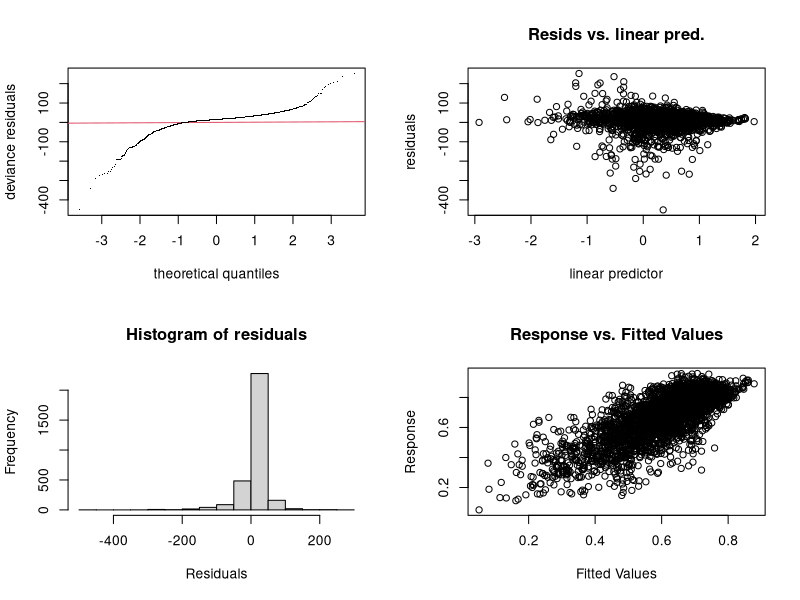
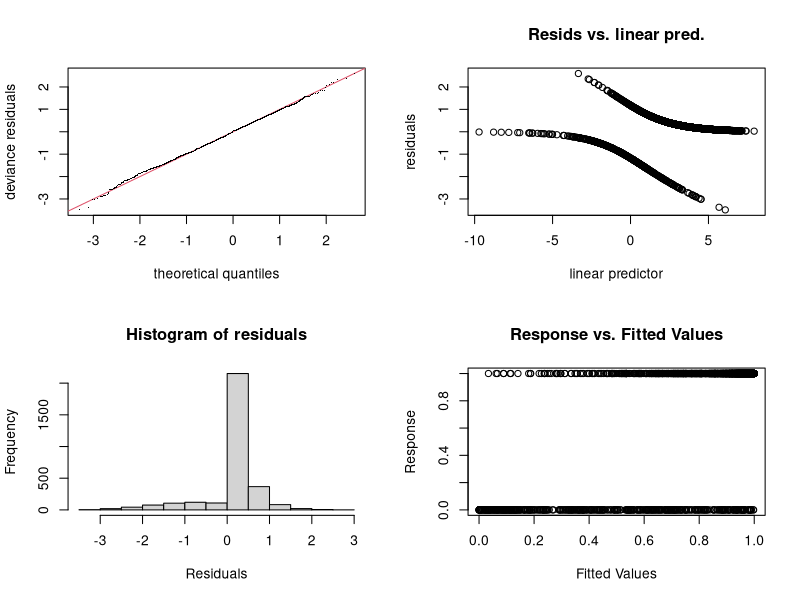
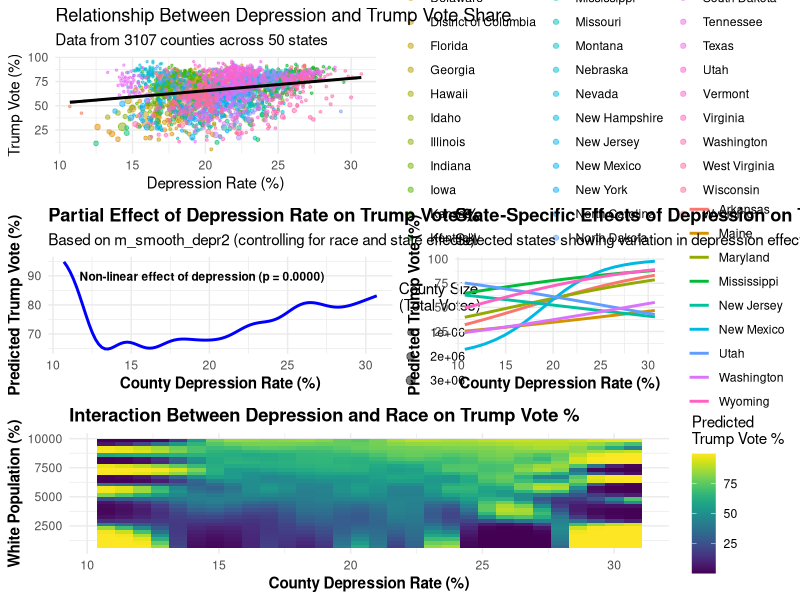
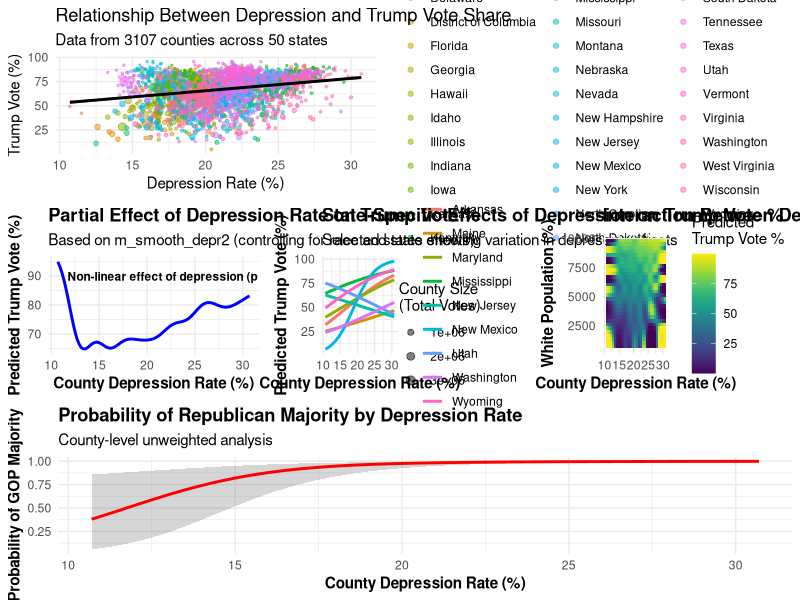
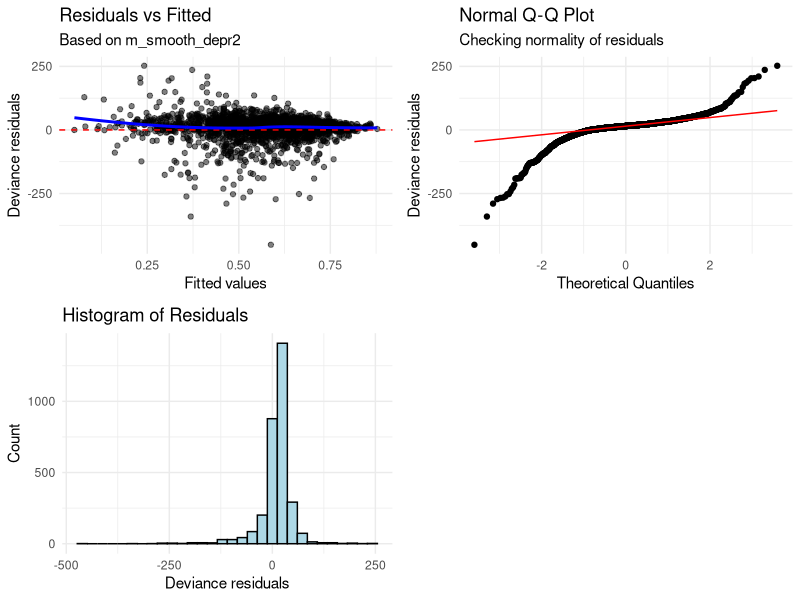
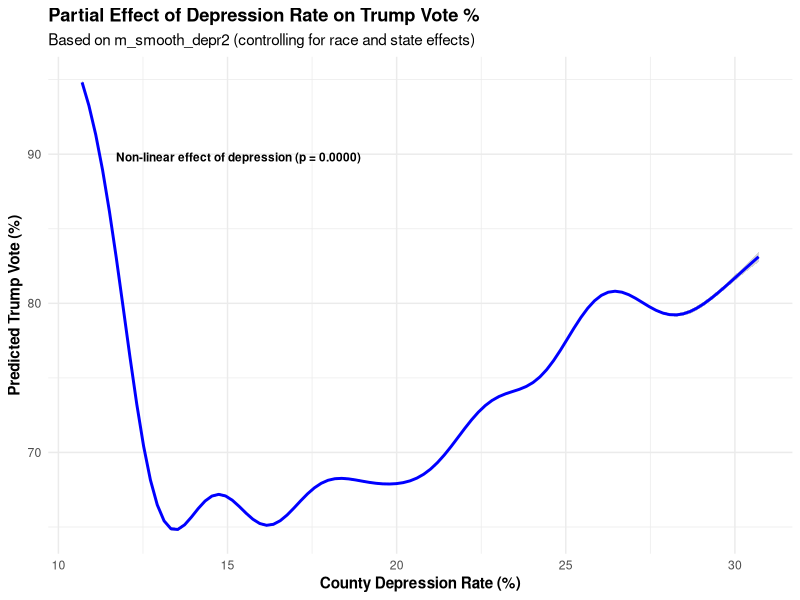
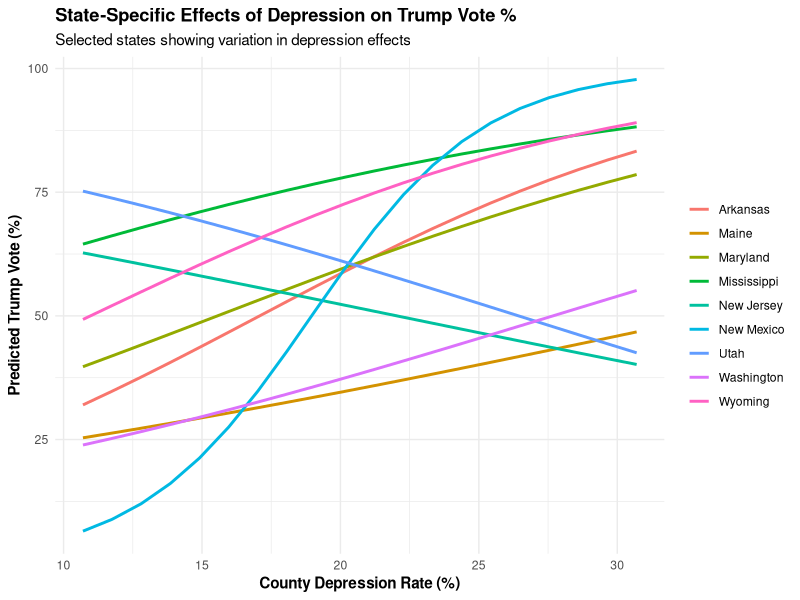
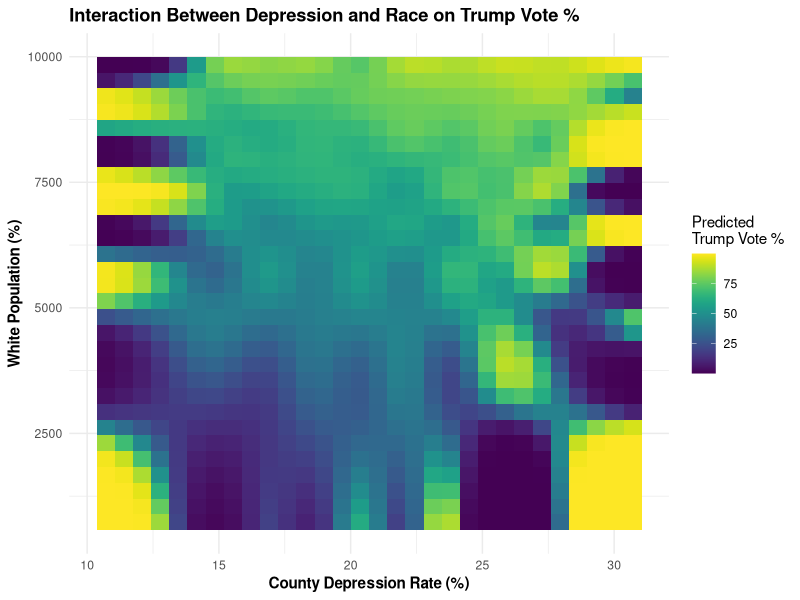

Write the R code that produced these figures, in order.
#!/usr/bin/env Rscript

# --- Set CRAN mirror & install required packages if missing ---
options(repos="https://cloud.r-project.org")
required_packages <- c("mgcv", "readr", "ggplot2", "sf", "viridis", "gridExtra", "knitr", "rmarkdown")
for (pkg in required_packages) {
  if (!requireNamespace(pkg, quietly=TRUE)) install.packages(pkg)
}

# Load packages
library(mgcv)
library(readr)
library(ggplot2)
library(sf)
library(viridis)
library(gridExtra)

# --- 1. Read and prepare data ---
# Make sure the file path is correct
uv <- read_csv("US Votes Data.csv", show_col_types=FALSE)

# Make proportions
uv$per_gop_prop <- uv$per_gop / 100
uv$depr_prop <- uv$Crude.Prevalence.Estimate / 100
uv$white_prop <- uv$race

# Create binary response (majority Republican vote)
uv$rep_majority <- ifelse(uv$per_gop > 50, 1, 0)

# Calculate GOP votes from percentage and total votes
uv$GOP_votes <- round(uv$per_gop_prop * uv$total_votes)
uv$DEM_votes <- uv$total_votes - uv$GOP_votes

# Ensure states are a factor
uv$STNAME <- as.factor(uv$STNAME)

# Standardize continuous predictors for effect size comparison
uv$depr_prop_std <- scale(uv$depr_prop)
uv$white_prop_std <- scale(uv$white_prop)

# Check for additional covariates
potential_covariates <- c("median_income", "college_education", "unemployment", "rural_percentage")
available_covariates <- potential_covariates[potential_covariates %in% names(uv)]

if(length(available_covariates) > 0) {
  # Standardize available covariates
  for(cov in available_covariates) {
    uv[[paste0(cov, "_std")]] <- scale(uv[[cov]])
  }
}

# --- 2. Fit models ---
# Base model with proper binomial likelihood on counts
# Add available covariates if they exist
if(length(available_covariates) > 0) {
  covariates_formula <- paste(paste0(available_covariates, "_std"), collapse=" + ")
  base_formula <- as.formula(paste("cbind(GOP_votes, DEM_votes) ~ depr_prop_std + white_prop_std +", 
                                   covariates_formula, "+ s(STNAME, bs='re')"))
} else {
  base_formula <- cbind(GOP_votes, DEM_votes) ~ depr_prop_std + white_prop_std + s(STNAME, bs="re")
}

m_base2 <- bam(
  base_formula,
  data = uv,
  family = binomial(link="logit"),
  discrete = TRUE
)

# Fixed effects model without random effects (for comparison)
if(length(available_covariates) > 0) {
  fixed_formula <- as.formula(paste("cbind(GOP_votes, DEM_votes) ~ depr_prop_std + white_prop_std +", 
                                   covariates_formula))
} else {
  fixed_formula <- cbind(GOP_votes, DEM_votes) ~ depr_prop_std + white_prop_std
}

m_fixed2 <- bam(
  fixed_formula,
  data = uv,
  family = binomial(link="logit")
  # No need for discrete=TRUE when no smooths
)

# Check model for adequate k in smooth terms
# Start with a higher k value for depression effect
m_smooth_depr2 <- bam(
  cbind(GOP_votes, DEM_votes) ~ s(depr_prop_std, k=15) + white_prop_std + s(STNAME, bs="re"),
  data = uv,
  family = binomial(link="logit"),
  discrete = TRUE
)

# Check if k=15 is adequate
gam_check_smooth <- gam.check(m_smooth_depr2)
# If k still needs adjustment, we'll check the output later

# Random slopes model with proper binomial likelihood
m_rand_slope2 <- bam(
  cbind(GOP_votes, DEM_votes) ~ white_prop_std + 
    s(STNAME, bs="re") +                      # Random intercept
    s(STNAME, by=depr_prop_std, bs="re"),     # Random slope
  data = uv,
  family = binomial(link="logit"),
  discrete = TRUE
)

# Binary outcome model (GOP majority) without weights
m_binary2 <- bam(
  rep_majority ~ s(depr_prop_std, k=15) + white_prop_std + s(STNAME, bs="re"),
  data = uv,
  family = binomial(link="logit"),
  # Removed weights to maintain proper county-level interpretation
  discrete = TRUE
)

# Check if k=15 is adequate for binary model
gam_check_binary <- gam.check(m_binary2)

# Advanced interaction model with proper main effects + interaction
m_interaction2 <- bam(
  cbind(GOP_votes, DEM_votes) ~ depr_prop_std + white_prop_std + 
    ti(depr_prop_std, white_prop_std, k=10) + s(STNAME, bs="re"),
  data = uv,
  family = binomial(link="logit"),
  discrete = TRUE
)

# Optional: Spatial smoother if coordinates are available
if(all(c("longitude", "latitude") %in% names(uv))) {
  m_spatial <- bam(
    cbind(GOP_votes, DEM_votes) ~ depr_prop_std + white_prop_std + 
      s(longitude, latitude, bs="gp", k=100) + s(STNAME, bs="re"),
    data = uv,
    family = binomial(link="logit"),
    discrete = TRUE
  )
}

# --- 3. Check concurvity for multiple smooths ---
concurvity_check <- concurvity(m_smooth_depr2, full=TRUE)

# --- 4. Check for overdispersion ---
# Calculate residual deviance / residual df ratio
overdispersion_check <- sum(residuals(m_base2, type="deviance")^2) / m_base2$df.residual
cat("Overdispersion check (should be close to 1):", overdispersion_check, "\n")

# If overdispersion detected, consider switching to quasibinomial
use_quasi <- FALSE
if(overdispersion_check > 1.5) {
  m_base2_quasi <- update(m_base2, family=quasibinomial())
  cat("Overdispersion detected, quasi-likelihood model fitted\n")
  use_quasi <- TRUE
}

# --- 5. Inspect models ---
summary_base <- summary(m_base2)
summary_fixed <- summary(m_fixed2)
summary_smooth <- summary(m_smooth_depr2)
summary_slope <- summary(m_rand_slope2)
summary_binary <- summary(m_binary2)
summary_interaction <- summary(m_interaction2)

# Compare models - only use AIC if not using quasi models
if(!use_quasi) {
  aic_comparison <- AIC(m_fixed2, m_base2, m_smooth_depr2, m_rand_slope2, m_interaction2)
  BIC_comparison <- BIC(m_fixed2, m_base2, m_smooth_depr2, m_rand_slope2, m_interaction2)
  
  # Identify best model based on AIC
  best_model_name <- names(which.min(aic_comparison))
  best_model <- get(best_model_name)
} else {
  # If using quasi models, cannot use AIC/BIC
  cat("Using quasi-likelihood models due to overdispersion. AIC/BIC not applicable.\n")
  # Choose smooth depression model as best for visualization
  best_model_name <- "m_smooth_depr2"
  best_model <- m_smooth_depr2
  
  # Create placeholders for model comparison
  aic_comparison <- "Not applicable with quasi-likelihood models"
  BIC_comparison <- "Not applicable with quasi-likelihood models"
}

# --- 6. Extract random slopes for state selection ---
# Initialize slope_data to ensure it always exists
slope_data <- data.frame(state=character(), effect=numeric(), stringsAsFactors=FALSE)

# Extract the random slope coefficients properly from GAM model
rand_slopes <- NULL
tryCatch({
  # Extract the random slope coefficients
  idx <- grep("STNAME:depr_prop_std", names(coef(m_rand_slope2)))
  if(length(idx) > 0) {
    slope_data <- data.frame(
      state = gsub("s\\(STNAME\\):depr_prop_std\\.(.*)", "\\1", names(coef(m_rand_slope2))[idx]),
      effect = coef(m_rand_slope2)[idx],
      stringsAsFactors = FALSE
    )
    
    # Sort states by the strength of depression effect
    slope_data <- slope_data[order(slope_data$effect, decreasing=TRUE),]
    
    # Select states based on effect pattern
    num_states <- nrow(slope_data)
    meaningful_states <- c(
      slope_data$state[1:min(3, num_states)],  # Top 3 (or fewer) positive effects
      slope_data$state[floor(num_states/2) + c(-1,0,1)],  # Middle 3 states (if enough states)
      slope_data$state[max(1, num_states-2):num_states]  # Bottom 3 (or fewer) negative effects
    )
    # Remove duplicates
    meaningful_states <- unique(meaningful_states)
  } else {
    # Fallback to random selection if no coefficients found
    meaningful_states <- sample(levels(uv$STNAME), min(9, length(levels(uv$STNAME))))
  }
}, error = function(e) {
  cat("Error extracting random slopes:", e$message, "\n")
  # Fallback to random selection
  meaningful_states <- sample(levels(uv$STNAME), min(9, length(levels(uv$STNAME))))
})

# If random slopes couldn't be extracted, use a simple approach
if(is.null(rand_slopes) && !exists("meaningful_states")) {
  # Create a simple linear model for each state and extract slopes
  for(state in levels(uv$STNAME)) {
    subset_data <- subset(uv, STNAME == state)
    if(nrow(subset_data) > 5) {  # Only fit if enough data
      tryCatch({
        m_temp <- lm(per_gop_prop ~ depr_prop, data=subset_data, weights=total_votes)
        new_row <- data.frame(state=state, effect=coef(m_temp)["depr_prop"], stringsAsFactors=FALSE)
        slope_data <- rbind(slope_data, new_row)
      }, error=function(e) {
        # Skip if error
      })
    }
  }
  
  if(nrow(slope_data) > 0) {
    slope_data <- slope_data[order(slope_data$effect, decreasing=TRUE),]
    num_states <- nrow(slope_data)
    meaningful_states <- c(
      slope_data$state[1:min(3, num_states)],  # Top 3 (or fewer) positive effects
      slope_data$state[floor(num_states/2) + c(-1,0,1)],  # Middle 3 states (if enough states)
      slope_data$state[max(1, num_states-2):num_states]  # Bottom 3 (or fewer) negative effects
    )
    meaningful_states <- unique(meaningful_states)
  } else {
    # Last resort: just pick some states randomly
    meaningful_states <- sample(levels(uv$STNAME), min(9, length(levels(uv$STNAME))))
  }
}

cat("Selected states for slope visualization:", paste(meaningful_states, collapse=", "), "\n")

# --- 7. Generate plots for depression effect (using best model) ---
# Create sequence for prediction
newd <- data.frame(
  depr_prop_std = seq(min(uv$depr_prop_std), max(uv$depr_prop_std), length=100),
  white_prop_std = 0,  # Mean of standardized variable is 0
  STNAME = levels(uv$STNAME)[1] # Reference state
)

# Add original scale for plotting
depr_mean <- mean(uv$depr_prop)
depr_sd <- sd(uv$depr_prop)
newd$depr_prop <- newd$depr_prop_std * depr_sd + depr_mean

# Generate predictions from best model
pr <- predict(best_model, newdata=newd, type="link", se.fit=TRUE)
newd$fit <- plogis(pr$fit) 
newd$upper95 <- plogis(pr$fit + 1.96*pr$se.fit)
newd$lower95 <- plogis(pr$fit - 1.96*pr$se.fit)

# Extract effect size and p-value for annotation
if (best_model_name %in% c("m_base2", "m_fixed2")) {
  # For models with linear depression effect
  effect_size <- coef(best_model)["depr_prop_std"] 
  effect_se <- summary(best_model)$p.table["depr_prop_std", "Std. Error"]
  ci_lower <- effect_size - 1.96 * effect_se
  ci_upper <- effect_size + 1.96 * effect_se
  
  # Convert to percentage points for interpretation
  effect_size_pp <- round(effect_size * 100, 2)
  ci_lower_pp <- round(ci_lower * 100, 2)
  ci_upper_pp <- round(ci_upper * 100, 2)
  
  effect_annotation <- sprintf("Effect: %.2f pp per SD in depression (95%% CI: %.2f to %.2f)", 
                               effect_size_pp, ci_lower_pp, ci_upper_pp)
  
  # Calculate odds ratio and CI for reporting
  or <- exp(effect_size)
  or_lower <- exp(ci_lower)
  or_upper <- exp(ci_upper)
  
  or_summary <- sprintf("Odds Ratio: %.3f (95%% CI: %.3f to %.3f)", 
                        or, or_lower, or_upper)
  
  cat("Depression Effect Summary:\n")
  cat(effect_annotation, "\n")
  cat(or_summary, "\n")
} else {
  # For models with smooth depression effect
  smooth_p <- summary(best_model)$s.table["s(depr_prop_std)", "p-value"]
  effect_annotation <- sprintf("Non-linear effect of depression (p = %.4f)", smooth_p)
}

# Convert back to percentages for plotting
newd$fit_pct <- newd$fit * 100
newd$upper95_pct <- newd$upper95 * 100
newd$lower95_pct <- newd$lower95 * 100
newd$depr_pct <- newd$depr_prop * 100

# Create improved ggplot version with annotation
p_effect <- ggplot(newd, aes(x=depr_pct, y=fit_pct)) +
  geom_ribbon(aes(ymin=lower95_pct, ymax=upper95_pct), alpha=0.2) +
  geom_line(size=1, color="blue") +
  annotate("text", x = min(newd$depr_pct) + 1, y = max(newd$fit_pct) - 5, 
           label = effect_annotation, hjust = 0, size = 3, fontface = "bold") +
  labs(
    title="Partial Effect of Depression Rate on Trump Vote %",
    subtitle=paste("Based on", best_model_name, "(controlling for race and state effects)"),
    x="County Depression Rate (%)",
    y="Predicted Trump Vote (%)"
  ) +
  theme_minimal() +
  theme(
    plot.title = element_text(face="bold"),
    axis.title = element_text(face="bold")
  )

# --- 8. Create state-specific effects plot using selected states ---
# Generate predictions for these specific states
states_effects <- data.frame()

for (state in meaningful_states) {
  newd_state <- data.frame(
    depr_prop_std = seq(min(uv$depr_prop_std), max(uv$depr_prop_std), length=20),
    white_prop_std = 0,
    STNAME = state
  )
  
  # Add back original scale for plotting
  newd_state$depr_prop <- newd_state$depr_prop_std * depr_sd + depr_mean
  newd_state$depr_pct <- newd_state$depr_prop * 100
  
  pr_state <- predict(m_rand_slope2, newdata=newd_state, type="link", se.fit=TRUE)
  newd_state$fit <- plogis(pr_state$fit) * 100
  newd_state$state <- state
  
  states_effects <- rbind(states_effects, newd_state)
}

# Create state effects plot with more meaningful state selection
p_slopes <- ggplot(states_effects, aes(x=depr_pct, y=fit, color=state, group=state)) +
  geom_line(size=1) +
  labs(
    title="State-Specific Effects of Depression on Trump Vote %",
    subtitle="Selected states showing variation in depression effects",
    x="County Depression Rate (%)",
    y="Predicted Trump Vote (%)"
  ) +
  theme_minimal() +
  theme(
    plot.title = element_text(face="bold"),
    axis.title = element_text(face="bold"),
    legend.title = element_blank(),
    legend.position = "right"
  )

# --- 9. Create advanced interaction effect plot ---
# Generate grid for interaction visualization
grid_size <- 30
interaction_grid <- expand.grid(
  depr_prop_std = seq(min(uv$depr_prop_std), max(uv$depr_prop_std), length=grid_size),
  white_prop_std = seq(min(uv$white_prop_std), max(uv$white_prop_std), length=grid_size),
  STNAME = levels(uv$STNAME)[1]
)

# Convert back to original scale for plotting
interaction_grid$depr_prop <- interaction_grid$depr_prop_std * depr_sd + depr_mean
interaction_grid$depr_pct <- interaction_grid$depr_prop * 100

white_mean <- mean(uv$white_prop)
white_sd <- sd(uv$white_prop)
interaction_grid$white_prop <- interaction_grid$white_prop_std * white_sd + white_mean
interaction_grid$white_pct <- interaction_grid$white_prop * 100

# Get predictions
interaction_pred <- predict(m_interaction2, newdata=interaction_grid, type="response")
interaction_grid$fit <- interaction_pred * 100

# Create heatmap for smooth interaction
p_interaction <- ggplot(interaction_grid, aes(x=depr_pct, y=white_pct, fill=fit)) +
  geom_tile() +
  scale_fill_viridis(name="Predicted\nTrump Vote %") +
  labs(
    title="Interaction Between Depression and Race on Trump Vote %",
    x="County Depression Rate (%)",
    y="White Population (%)"
  ) +
  theme_minimal() +
  theme(
    plot.title = element_text(face="bold"),
    axis.title = element_text(face="bold")
  )

# --- 10. Create binary outcome plot ---
# Generate predictions for binary model
newd_binary <- data.frame(
  depr_prop_std = seq(min(uv$depr_prop_std), max(uv$depr_prop_std), length=100),
  white_prop_std = 0,
  STNAME = levels(uv$STNAME)[1]
)

# Add back original scale for plotting
newd_binary$depr_prop <- newd_binary$depr_prop_std * depr_sd + depr_mean
newd_binary$depr_pct <- newd_binary$depr_prop * 100

pr_binary <- predict(m_binary2, newdata=newd_binary, type="link", se.fit=TRUE)
newd_binary$fit <- plogis(pr_binary$fit)
newd_binary$upper95 <- plogis(pr_binary$fit + 1.96*pr_binary$se.fit)
newd_binary$lower95 <- plogis(pr_binary$fit - 1.96*pr_binary$se.fit)

p_binary <- ggplot(newd_binary, aes(x=depr_pct, y=fit)) +
  geom_ribbon(aes(ymin=lower95, ymax=upper95), alpha=0.2) +
  geom_line(size=1, color="red") +
  labs(
    title="Probability of Republican Majority by Depression Rate",
    subtitle="County-level unweighted analysis",
    x="County Depression Rate (%)",
    y="Probability of GOP Majority"
  ) +
  theme_minimal() +
  theme(
    plot.title = element_text(face="bold"),
    axis.title = element_text(face="bold")
  )

# --- 11. Create central figure (improved visualization) ---
# Create a scatterplot of raw data
p_scatter <- ggplot(uv, aes(x=depr_prop*100, y=per_gop_prop*100, size=total_votes)) +
  geom_point(alpha=0.5, aes(color=STNAME)) +
  geom_smooth(method="lm", se=TRUE, color="black", size=1) +
  scale_size_continuous(range=c(0.5, 3), name="County Size\n(Total Votes)") +
  labs(
    title="Relationship Between Depression and Trump Vote Share",
    subtitle=paste("Data from", nrow(uv), "counties across", length(levels(uv$STNAME)), "states"),
    x="Depression Rate (%)",
    y="Trump Vote (%)",
    color="State"
  ) +
  theme_minimal() +
  theme(legend.position="right")

# Combine with effect plots for central figure (improved for report)
central_figure <- tryCatch({
  gridExtra::grid.arrange(
    p_scatter,
    p_effect,
    p_slopes,
    p_interaction,
    ncol=2,
    layout_matrix = rbind(c(1,1), c(2,3), c(4,4)),
    widths = c(1, 1),
    heights = c(1, 1, 1)
  )
}, error = function(e) {
  cat("Error creating central figure:", e$message, "\n")
  # Fallback to simpler layout
  gridExtra::grid.arrange(p_scatter, p_effect, p_slopes, p_interaction, ncol=2)
})

# Extended central figure with all plots (for supplementary materials)
extended_figure <- tryCatch({
  gridExtra::grid.arrange(
    p_scatter,
    p_effect,
    p_slopes,
    p_interaction,
    p_binary,
    ncol=3,
    layout_matrix = rbind(c(1,1,1), c(2,3,4), c(5,5,5)),
    widths = c(1, 1, 1),
    heights = c(1, 1, 1)
  )
}, error = function(e) {
  cat("Error creating extended figure:", e$message, "\n")
  # Fallback to simpler layout
  gridExtra::grid.arrange(p_scatter, p_effect, p_slopes, p_interaction, p_binary, ncol=2)
})

# --- 12. Residual diagnostics ---
# Extract residuals from best model
uv$residuals <- residuals(best_model, type="deviance")
uv$fitted <- fitted(best_model)

# Create residual diagnostic plots
p1 <- ggplot(uv, aes(x=fitted, y=residuals)) +
  geom_point(alpha=0.5) +
  geom_hline(yintercept=0, linetype="dashed", color="red") +
  geom_smooth(se=FALSE, color="blue", method="loess") +
  labs(title="Residuals vs Fitted", 
       subtitle=paste("Based on", best_model_name),
       x="Fitted values", y="Deviance residuals") +
  theme_minimal()

p2 <- ggplot(uv, aes(sample=residuals)) +
  stat_qq() +
  stat_qq_line(color="red") +
  labs(title="Normal Q-Q Plot", 
       subtitle="Checking normality of residuals",
       x="Theoretical Quantiles", y="Deviance residuals") +
  theme_minimal()

p3 <- ggplot(uv, aes(x=residuals)) +
  geom_histogram(bins=30, fill="lightblue", color="black") +
  labs(title="Histogram of Residuals", 
       x="Deviance residuals", y="Count") +
  theme_minimal()

# Combine residual plots
residual_grid <- grid.arrange(p1, p2, p3, ncol=2)

# --- 13. Save outputs for R Markdown ---
# Save all key objects for the R Markdown document
save(uv, m_base2, m_fixed2, m_smooth_depr2, m_rand_slope2, m_binary2, m_interaction2,
     p_effect, p_slopes, p_scatter, p_interaction, p_binary,
     central_figure, extended_figure, residual_grid, concurvity_check,
     gam_check_smooth, gam_check_binary, overdispersion_check,
     summary_base, summary_fixed, summary_smooth, summary_slope, 
     summary_binary, summary_interaction, 
     aic_comparison, BIC_comparison, best_model_name,
     slope_data, meaningful_states,  # Save the state selection info for reporting
     file="analysis_objects.RData")

# Save key plots for inclusion in the report
ggsave("central_figure.png", central_figure, width=12, height=10)
ggsave("extended_figure.png", extended_figure, width=14, height=12)
ggsave("depression_effect.png", p_effect, width=8, height=6)
ggsave("state_effects.png", p_slopes, width=8, height=6)
ggsave("interaction_effect.png", p_interaction, width=8, height=6)
ggsave("binary_outcome.png", p_binary, width=8, height=6)
ggsave("residual_diagnostics.png", residual_grid, width=10, height=8)

# Extract and save key effect size information for reporting
if (best_model_name %in% c("m_base2", "m_fixed2")) {
  # For models with linear depression effect
  effect_size <- coef(best_model)["depr_prop_std"] 
  effect_se <- summary(best_model)$p.table["depr_prop_std", "Std. Error"]
  p_value <- summary(best_model)$p.table["depr_prop_std", "Pr(>|z|)"]
  ci_lower <- effect_size - 1.96 * effect_se
  ci_upper <- effect_size + 1.96 * effect_se
  
  # Convert to percentage points for interpretation
  effect_size_pp <- round(effect_size * 100, 2)
  ci_lower_pp <- round(ci_lower * 100, 2)
  ci_upper_pp <- round(ci_upper * 100, 2)
  
  # Calculate odds ratio and CI for reporting
  or <- exp(effect_size)
  or_lower <- exp(ci_lower)
  or_upper <- exp(ci_upper)
  
  # Save this info
  effect_info <- list(
    effect_size = effect_size,
    effect_size_pp = effect_size_pp,
    ci_lower = ci_lower,
    ci_upper = ci_upper,
    ci_lower_pp = ci_lower_pp,
    ci_upper_pp = ci_upper_pp,
    p_value = p_value,
    or = or,
    or_lower = or_lower,
    or_upper = or_upper
  )
  
  save(effect_info, file="effect_size_info.RData")
  
  cat("Depression Effect Summary:\n")
  cat(sprintf("Effect: %.2f percentage points per SD increase in depression (95%% CI: %.2f to %.2f)\n", 
            effect_size_pp, ci_lower_pp, ci_upper_pp))
  cat(sprintf("Odds Ratio: %.3f (95%% CI: %.3f to %.3f)\n", 
            or, or_lower, or_upper))
  cat(sprintf("P-value: %.4f\n", p_value))
} else {
  # For models with smooth depression effect
  smooth_p <- summary(best_model)$s.table["s(depr_prop_std)", "p-value"]
  cat("Non-linear effect of depression (p =", sprintf("%.4f", smooth_p), ")\n")
}

cat("Analysis complete. Objects saved for R Markdown report.\n")
cat("Best model according to AIC:", best_model_name, "\n")
cat("State selection for random slopes plot: ", paste(meaningful_states, collapse=", "), "\n")
cat("Overdispersion check ratio: ", overdispersion_check, "\n")
